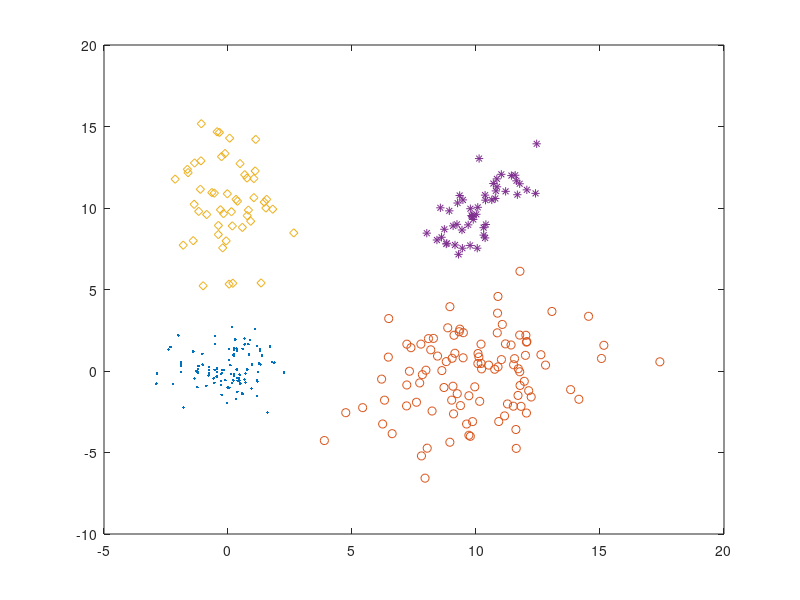

Write the MATLAB code that produced this figure.
clear;

N = 100;
K = 50;


m1=repmat([0,0], N, 1);
S1= [1 0 ; 0 1];
X1=randn(N, 2) * sqrtm(S1) + m1;

m2=repmat([10,0], N, 1);
S2= [5 0 ; 0 5];
X2=randn(N, 2) * sqrtm(S2) + m2;

m3=repmat([0, 10], K, 1);
S3= [1 0 ; 0 5];
X3=randn(K, 2) * sqrtm(S3) + m3;

m4=repmat([10, 10], K, 1);
S4= [1 1 ; 1 2];
X4=randn(K, 2) * sqrtm(S4) + m4;



plot(X1(:, 1), X1(:, 2), '.');
hold on;
plot(X2(:, 1), X2(:, 2), 'o');
hold on;
plot(X3(:, 1), X3(:, 2), 'd');
hold on;
plot(X4(:, 1), X4(:, 2), '*');


save data1_1 X1 X2 X3 X4

